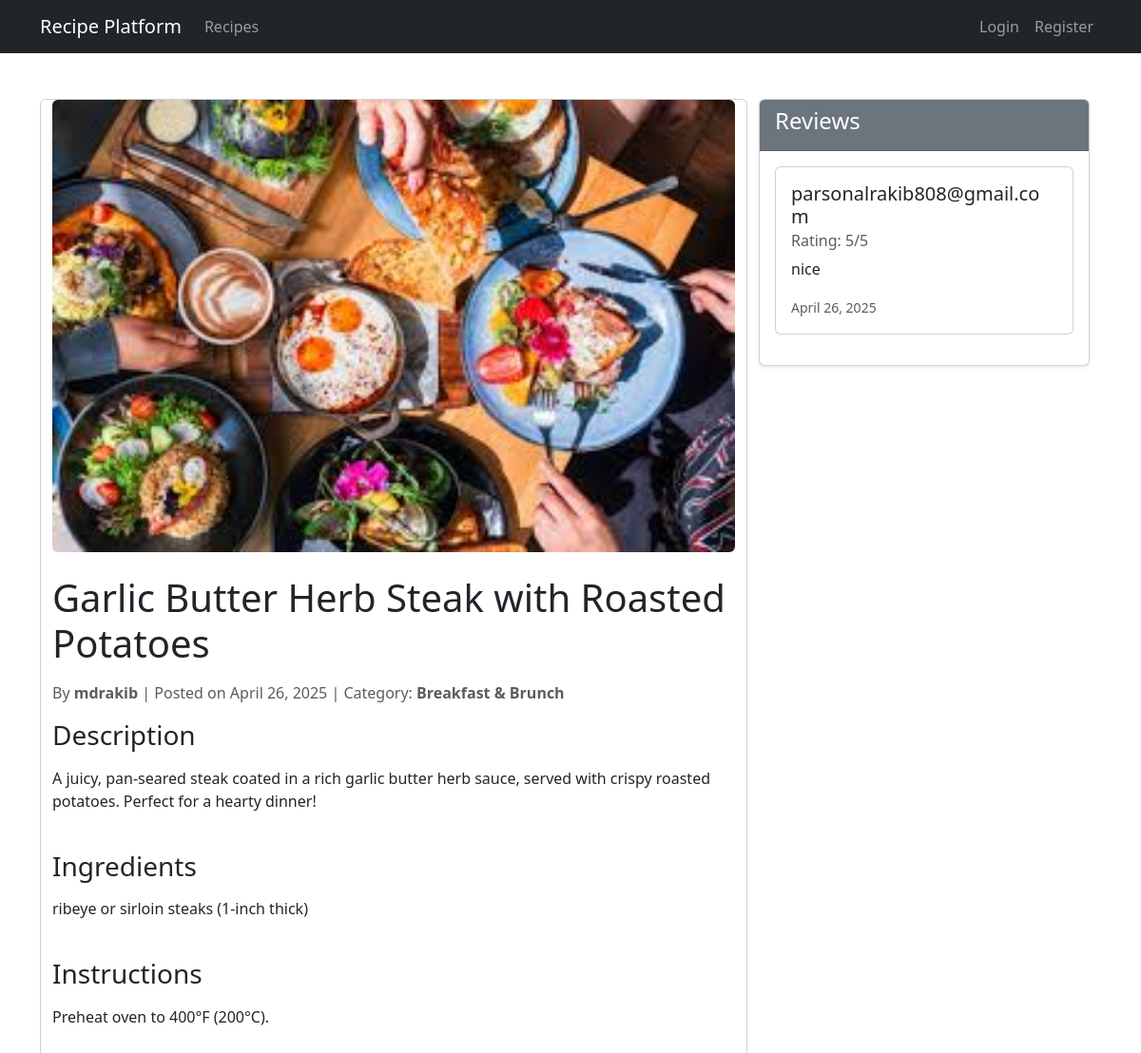
Page /recipe/3/ on the committed database.
### recipes/models.py (models this page shows, shortened)
class Recipe(models.Model):
    title = models.CharField(max_length=200)
    description = models.TextField()
    ingredients = models.TextField()
    instructions = models.TextField()
    cooking_time = models.PositiveIntegerField(help_text="In minutes")
    image = models.ImageField(upload_to='recipes/', blank=True)
    created_at = models.DateTimeField(auto_now_add=True)
    updated_at = models.DateTimeField(auto_now=True)
    author = models.ForeignKey(User, on_delete=models.CASCADE)
    category = models.ForeignKey(Category, on_delete=models.CASCADE, related_name='recipes')
    is_published = models.BooleanField(default=False)

class Category(models.Model):
    name = models.CharField(max_length=100, unique=True)
    description = models.TextField(blank=True)
    created_at = models.DateTimeField(auto_now_add=True)
    class Meta:
        verbose_name_plural = "Categories"
    def __str__(self):
        return self.name

class Review(models.Model):
    recipe = models.ForeignKey(Recipe, on_delete=models.CASCADE, related_name='reviews')
    user = models.ForeignKey(User, on_delete=models.CASCADE)
    rating = models.PositiveIntegerField(choices=[(i, i) for i in range(1, 6)])
    comment = models.TextField()
    created_at = models.DateTimeField(auto_now_add=True)
    class Meta:
        unique_together = ('recipe', 'user')

### recipes/views.py (the view)
# urls.py: path('recipe/<int:pk>/', views.RecipeDetailView.as_view(), name='recipe-detail'),
class RecipeDetailView(DetailView):
    model = Recipe
    template_name = 'recipes/recipe_detail.html'
    context_object_name = 'recipe'
    def get_context_data(self, **kwargs):
        context = super().get_context_data(**kwargs)
        context['review_form'] = ReviewForm()
        return context

### recipes/templates/recipes/recipe_detail.html (shortened to what this page needs)
{% extends 'recipes/base.html' %}
{% load crispy_forms_tags %}
{% block content %}
<div class="container mt-5">
    <div class="row">
        <div class="col-md-8 card">
            {% if recipe.image %}
            <img src="{{ recipe.image.url }}" class="img-fluid rounded mb-4" alt="{{ recipe.title }}">
            {% endif %}
            <h1 class="mb-3">{{ recipe.title }}</h1>
            <p class="text-muted">
                By <strong>{{ recipe.author }}</strong> |
                Posted on {{ recipe.created_at|date:"F d, Y" }} |
                Category: <strong>{{ recipe.category }}</strong>
            </p>
            <div class="recipe-description mb-4">
                <h3>Description</h3>
                <p>{{ recipe.description|linebreaks }}</p>
            </div>
            <div class="ingredients mb-4">
                <h3>Ingredients</h3>
                <p>{{ recipe.ingredients|linebreaks }}</p>
            </div>
            <div class="instructions mb-4">
                <h3>Instructions</h3>
                <p>{{ recipe.instructions|linebreaks }}</p>
            </div>
        </div>
        <div class="col-md-4">
            <div class="card shadow-sm">
                <div class="card-header bg-secondary text-white">
                    <h4>Reviews</h4>
                </div>
                <div class="card-body">
                    {% for review in recipe.reviews.all %}
                    <div class="card mb-3">
                        <div class="card-body">
                            <h5 class="card-title">{{ review.user.username }}</h5>
                            <h6 class="card-subtitle mb-2 text-muted">Rating: {{ review.rating }}/5</h6>
                            <p class="card-text">{{ review.comment }}</p>
                            <small class="text-muted">{{ review.created_at|date:"F d, Y" }}</small>
                        </div>
                    </div>
                    {% empty %}
                    <p>No reviews yet.</p>
                    {% endfor %}
                </div>
            </div>
        </div>
    </div>
</div>
{% endblock %}

### recipes/templates/recipes/base.html (shortened to what this page needs)
<!DOCTYPE html>
<html lang="en">
<head>
    <link href="https://cdn.jsdelivr.net/npm/bootstrap@5.3.0/dist/css/bootstrap.min.css" rel="stylesheet">
</head>
<body>
    <nav class="navbar navbar-expand-lg navbar-dark bg-dark">
        <div class="container">
            <a class="navbar-brand" href="{% url 'home' %}">Recipe Platform</a>
            <div class="collapse navbar-collapse" id="navbarNav">
                <ul class="navbar-nav me-auto">
                    <li class="nav-item">
                        <a class="nav-link" href="{% url 'recipe-list' %}">Recipes</a>
                    </li>
                </ul>
                <ul class="navbar-nav">
                    {% if user.is_authenticated %}
                        <li class="nav-item">
                            <a class="nav-link" href="{% url 'logout' %}">Logout</a>
                        </li>
                    {% else %}
                        <li class="nav-item">
                            <a class="nav-link" href="{% url 'login' %}">Login</a>
                        </li>
                        <li class="nav-item">
                            <a class="nav-link" href="{% url 'register' %}">Register</a>
                        </li>
                    {% endif %}
                </ul>
            </div>
        </div>
    </nav>
    <main class="container mt-4">
        {% block content %}
        {% endblock %}
    </main>
</body>
</html>

### rows in the picture
Recipe: image (picture), title "Garlic Butter Herb Steak with Roasted Potatoes", author "mdrakib", created_at "April 26, 2025", category "Breakfast & Brunch", description "A juicy, pan-seared steak coated in a rich garlic butter herb sauce, served with crispy roasted potatoes. Perfect for a hearty dinner!", ingredients "ribeye or sirloin steaks (1-inch thick)", instructions "Preheat oven to 400°F (200°C)."
Review: user.username "parsonalrakib808@gmail.com", rating "5", comment "nice", created_at "April 26, 2025"
